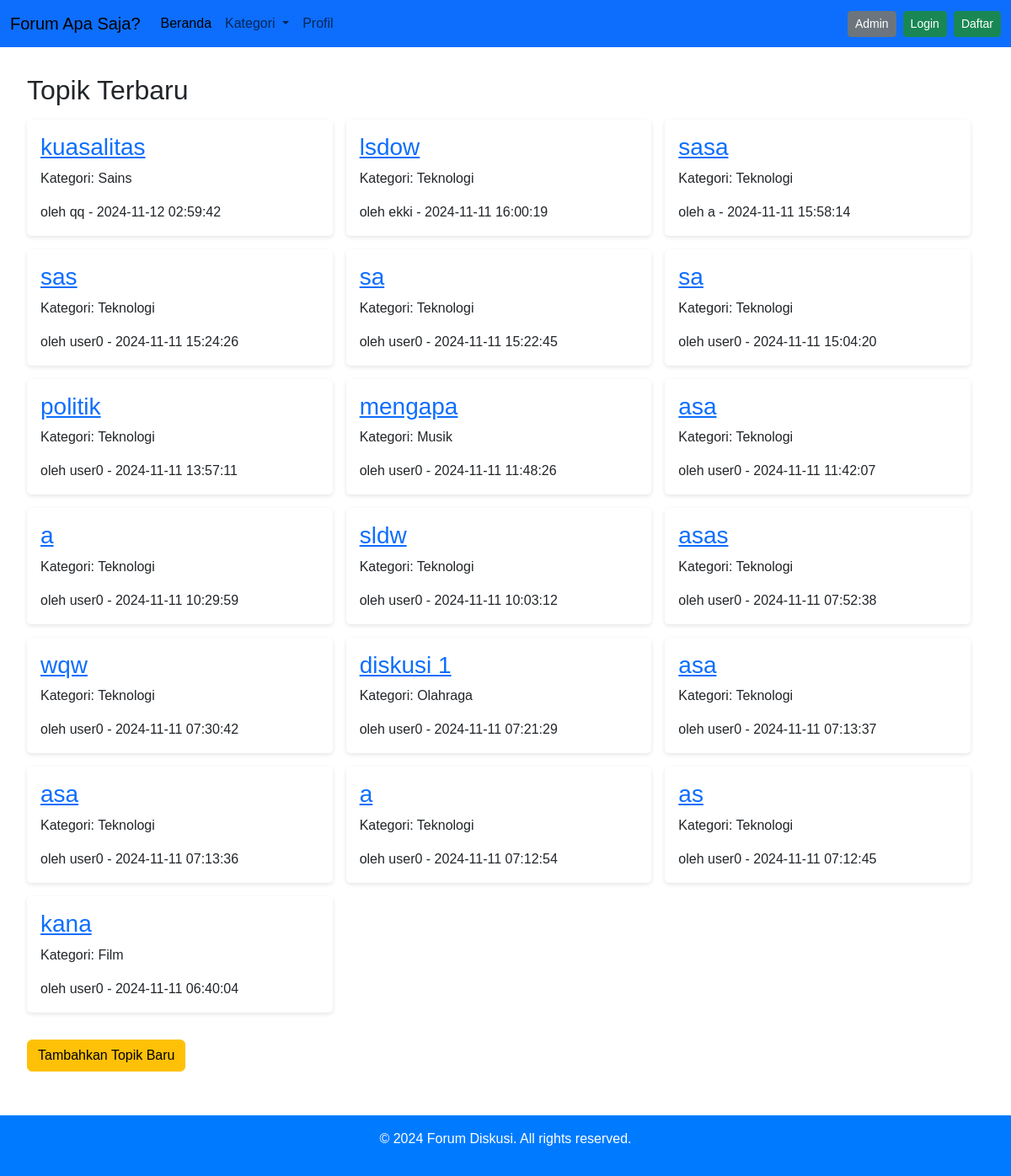
The page / on the database its author committed.
### tables this page shows
CREATE TABLE `topics` (
  `id` int(11) NOT NULL,
  `user_id` int(11) NOT NULL,
  `category_id` int(11) NOT NULL,
  `title` varchar(255) NOT NULL,
  `content` text NOT NULL,
  `created_at` timestamp NOT NULL DEFAULT current_timestamp()
);

CREATE TABLE `categories` (
  `id` int(11) NOT NULL,
  `name` varchar(100) NOT NULL,
  `description` text DEFAULT NULL,
  `created_at` timestamp NOT NULL DEFAULT current_timestamp()
);

CREATE TABLE `users` (
  `id` int(11) NOT NULL,
  `username` varchar(50) NOT NULL,
  `email` varchar(100) NOT NULL,
  `password` varchar(255) NOT NULL,
  `created_at` timestamp NOT NULL DEFAULT current_timestamp()
);

### index.php (the view, shortened to what this page needs)
<?php
include 'db.php';
$categoryId = isset($_GET['category_id']) ? (int)$_GET['category_id'] : null;
$query = "SELECT topics.id, topics.title, topics.created_at, users.username, categories.name AS category
          FROM topics
          JOIN users ON topics.user_id = users.id
          JOIN categories ON topics.category_id = categories.id";
$query .= " ORDER BY topics.created_at DESC";
$stmt = $pdo->prepare($query);
$stmt->execute();
$topics = $stmt->fetchAll();
?>
<!DOCTYPE html>
<html lang="en">
<head>
  <link rel="stylesheet" href="css/gayaDpn.css">
  <link href="https://cdn.jsdelivr.net/npm/bootstrap@5.3.3/dist/css/bootstrap.min.css" rel="stylesheet">
</head>
<body>
  <nav class="navbar navbar-expand-lg bg-primary">
    <div class="container-fluid">
      <a class="navbar-brand" href="index.php">Forum Apa Saja?</a>
      <div class="collapse navbar-collapse" id="navbarNav">
        <ul class="navbar-nav me-auto mb-2 mb-lg-0">
          <li class="nav-item">
            <a class="nav-link active" aria-current="page" href="index.php">Beranda</a>
          </li>
          <li class="nav-item dropdown">
            <a class="nav-link dropdown-toggle" href="#" role="button" data-bs-toggle="dropdown" aria-expanded="false">
              Kategori
            </a>
          </li>
          <li class="nav-item">
            <a class="nav-link" href="#">Profil</a>
          </li>
        </ul>
        <ul class="navbar-nav ms-auto">
          <?php if (isset($_SESSION['username'])): ?>
            <li class="nav-item">
              <span class="nav-link">Selamat datang, <?php echo htmlspecialchars($_SESSION['username']); ?></span>
            </li>
            <li class="nav-item">
              <a href="logout.php" class="btn btn-danger btn-sm">Logout</a>
            </li>
          <?php else: ?>
            <li class="nav-item">
              <button class="btn btn-secondary btn-sm me-2" data-bs-toggle="modal" data-bs-target="#adminModal">Admin</button>
            </li>
            <li class="nav-item">
              <a href="login.php" class="btn btn-success btn-sm me-2">Login</a>
            </li>
            <li class="nav-item">
              <a href="register.php" class="btn btn-success btn-sm">Daftar</a>
            </li>
          <?php endif; ?>
        </ul>
      </div>
    </div>
  </nav>
  <main>
    <section class="topics">
      <h2>
        <?php
        if ($categoryId) {
          if (!empty($topics)) {
            echo "Topik dalam Kategori: " . htmlspecialchars($topics[0]['category']);
          } else {
            echo "Tidak ada topik dalam kategori ini.";
          }
        } else {
          echo "Topik Terbaru";
        }
        ?>
      </h2>
      <div class="topic-list">
        <?php if (!empty($topics)): ?>
          <?php foreach ($topics as $topic): ?>
            <div class="topic-item">
              <h3><a href="topic-detail.php?id=<?php echo $topic['id']; ?>"><?php echo htmlspecialchars($topic['title']); ?></a></h3>
              <p>Kategori: <?php echo htmlspecialchars($topic['category']); ?></p>
              <span>oleh <?php echo htmlspecialchars($topic['username']); ?> - <?php echo $topic['created_at']; ?></span>
            </div>
          <?php endforeach; ?>
        <?php else: ?>
          <p>Tidak ada topik dalam kategori ini.</p>
        <?php endif; ?>
      </div>
    </section>
    <?php if (isset($_SESSION['user_id'])): ?>
      <button class="btn btn-primary" onclick="toggleAddTopicForm()">Tambahkan Topik Baru</button>
      <form action="post-topic.php" method="POST" id="add-topic-form" style="display: none;">
        <label for="title">Judul Topik</label>
        <input type="text" id="title" name="title" required>
        <label for="category">Kategori</label>
        <select id="category" name="category" required>
          <option value="1">Teknologi</option>
          <option value="2">Sains</option>
          <option value="3">Musik</option>
          <option value="4">Olahraga</option>
          <option value="5">Film</option>
          <option value="6">Curhat</option>
        </select>
        <label for="content">Isi Topik</label>
        <textarea id="content" name="content" rows="5" required></textarea>
        <button type="submit" class="btn btn-success">Posting Topik</button>
      </form>
    <?php else: ?>
      <button class="btn btn-warning" onclick="showLoginWarning()">Tambahkan Topik Baru</button>
    <?php endif; ?>
  </main>
  <footer>
    <p>&copy; 2024 Forum Diskusi. All rights reserved.</p>
  </footer>
</body>
</html>

### css/gayaDpn.css (style rules this page uses)
* { margin: 0; padding: 0; box-sizing: border-box; font-family: Arial, sans-serif; }
body { background-color: #f5f5f5; color: #333; }
main { padding: 2rem; }
.categories, .topics { margin-bottom: 2rem; }
.categories h2, .topics h2 { margin-bottom: 1rem; }
.category-list, .topic-list { display: flex; gap: 1rem; flex-wrap: wrap; }
.category-item, .topic-item { background-color: #fff; padding: 1rem; border-radius: 5px; box-shadow: 0 2px 5px rgba(0, 0, 0, 0.1); width: calc(33.333% - 1rem); }
footer { text-align: center; padding: 1rem; background-color: #007bff; color: #fff; margin-top: 20px; }

### rows shown on the page
topics: title "kuasalitas", category.name "Sains", user.username "qq", created_at "2024-11-12 02:59:42"
topics: title "lsdow", category.name "Teknologi", user.username "ekki", created_at "2024-11-11 16:00:19"
topics: title "sasa", category.name "Teknologi", user.username "a", created_at "2024-11-11 15:58:14"
topics: title "sas", category.name "Teknologi", user.username "user0", created_at "2024-11-11 15:24:26"
topics: title "sa", category.name "Teknologi", user.username "user0", created_at "2024-11-11 15:22:45"
topics: title "sa", category.name "Teknologi", user.username "user0", created_at "2024-11-11 15:04:20"
topics: title "politik", category.name "Teknologi", user.username "user0", created_at "2024-11-11 13:57:11"
topics: title "mengapa", category.name "Musik", user.username "user0", created_at "2024-11-11 11:48:26"
topics: title "asa", category.name "Teknologi", user.username "user0", created_at "2024-11-11 11:42:07"
topics: title "a", category.name "Teknologi", user.username "user0", created_at "2024-11-11 10:29:59"
topics: title "sldw", category.name "Teknologi", user.username "user0", created_at "2024-11-11 10:03:12"
topics: title "asas", category.name "Teknologi", user.username "user0", created_at "2024-11-11 07:52:38"
topics: title "wqw", category.name "Teknologi", user.username "user0", created_at "2024-11-11 07:30:42"
topics: title "diskusi 1", category.name "Olahraga", user.username "user0", created_at "2024-11-11 07:21:29"
topics: title "asa", category.name "Teknologi", user.username "user0", created_at "2024-11-11 07:13:37"
topics: title "asa", category.name "Teknologi", user.username "user0", created_at "2024-11-11 07:13:36"
topics: title "a", category.name "Teknologi", user.username "user0", created_at "2024-11-11 07:12:54"
topics: title "as", category.name "Teknologi", user.username "user0", created_at "2024-11-11 07:12:45"
topics: title "kana", category.name "Film", user.username "user0", created_at "2024-11-11 06:40:04"
